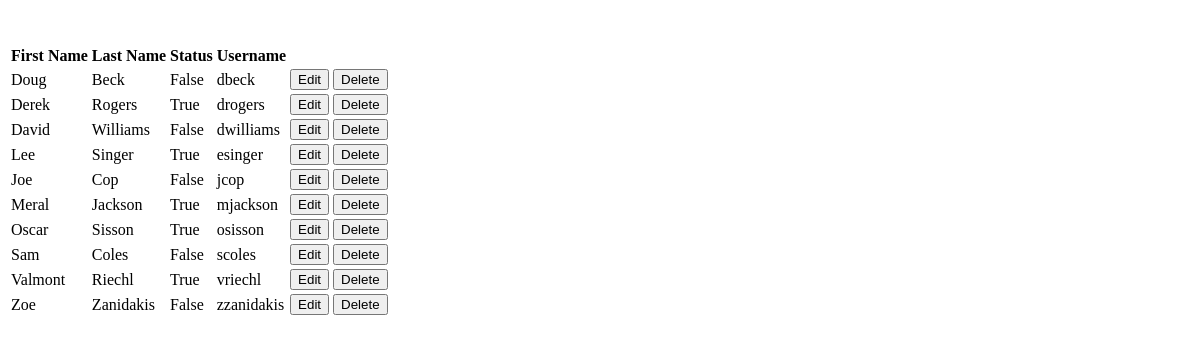
/wwdb/configuration/operatortablelistget, run on an earlier commit of the app's database.
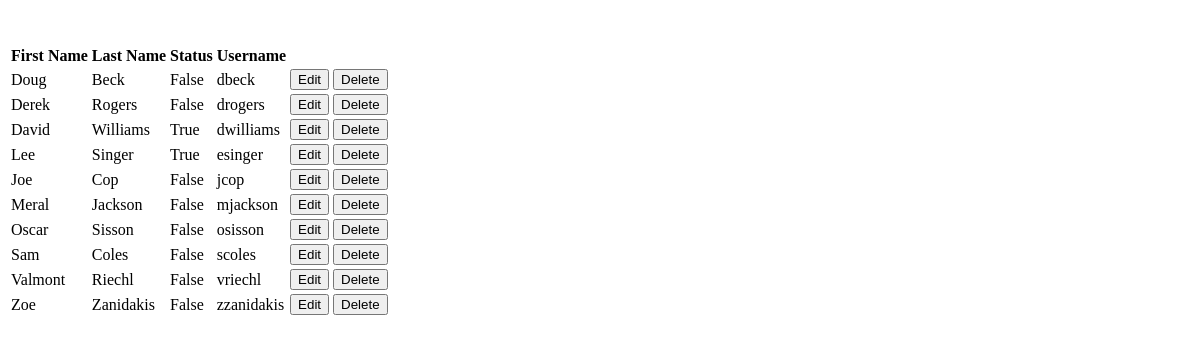
And on a later commit of the database.
### wwdb/models.py (models this page shows, shortened)
class WinchOperator(models.Model):
    id = models.AutoField(db_column='Id', primary_key=True, blank=True, null=False)
    status = models.BooleanField(db_column='Status', blank=True, null=True, verbose_name='Status')
    firstname = models.TextField(db_column='FirstName', blank=True, null=True, verbose_name='First name', validators=[validate_commas])
    lastname = models.TextField(db_column='LastName', blank=True, null=True, verbose_name='Last name', validators=[validate_commas])
    username = models.TextField(db_column='UserName', blank=True, null=True, verbose_name='User name', validators=[validate_commas])
    class Meta:
        managed = True
        db_table = 'WinchOperator'
        verbose_name_plural = "WinchOperator"
        ordering = ['username']

### wwdb/views.py (the view)
# urls.py: path('configuration/operatortablelistget', operatortablelistget, name='operatortablelistget'),
def operatortablelistget(request):
    context = {}
    context['winchoperator'] = WinchOperator.objects.all()
    return render(request, 'wwdb/configuration/operatortablelist.html', context)

### context_processors.py (called while the page is built)
def cast_context(request):
    return {'last': Cast.objects.last()}

### wwdb/templates/wwdb/configuration/operatortablelist.html (shortened to what this page needs)
<!DOCTYPE html>
<div>
    <table class="table display">
        <thead>
        <th>First Name</th>
        <th>Last Name</th>
        <th>Status</th>
        <th>Username</th>
        <th> </th>
        <th> </th>
        </thead>
        <tbody>
            {% for winchoperator in winchoperator %}
            {% include 'wwdb/configuration/operatortablerow.html' %}
            {% endfor %}
        </tbody>
    </table>
</div>

### wwdb/templates/wwdb/configuration/operatortablerow.html (shortened to what this page needs)
{% load static %}
<tr>
    <td>{{ winchoperator.firstname }}</td>
    <td>{{ winchoperator.lastname }}</td>
    <td>{{ winchoperator.status }}</td>
    <td>{{ winchoperator.username }}</td>
    <td>
        <button class='btn'
                hx-get="{% url 'operatortableedit' winchoperator.pk %}"
                hx-target="closest tr"
                hx-swap="outerHTML">
        Edit
        </button>
    </td>
    <td>
        <button class='btn'
                hx-confirm='Are you sure?'
                hx-target="closest tr"
                hx-swap="outerHTML swap:1s"
                hx-delete="{% url 'operatortabledelete' winchoperator.pk %}">
        Delete
        </button>
    </td>
</tr>

What changed in the data, as far as the page shows it:
changed WinchOperator "Derek": status "True" → "False"
changed WinchOperator "David": status "False" → "True"
changed WinchOperator "Meral": status "True" → "False"
changed WinchOperator "Oscar": status "True" → "False"
changed WinchOperator "Valmont": status "True" → "False"
